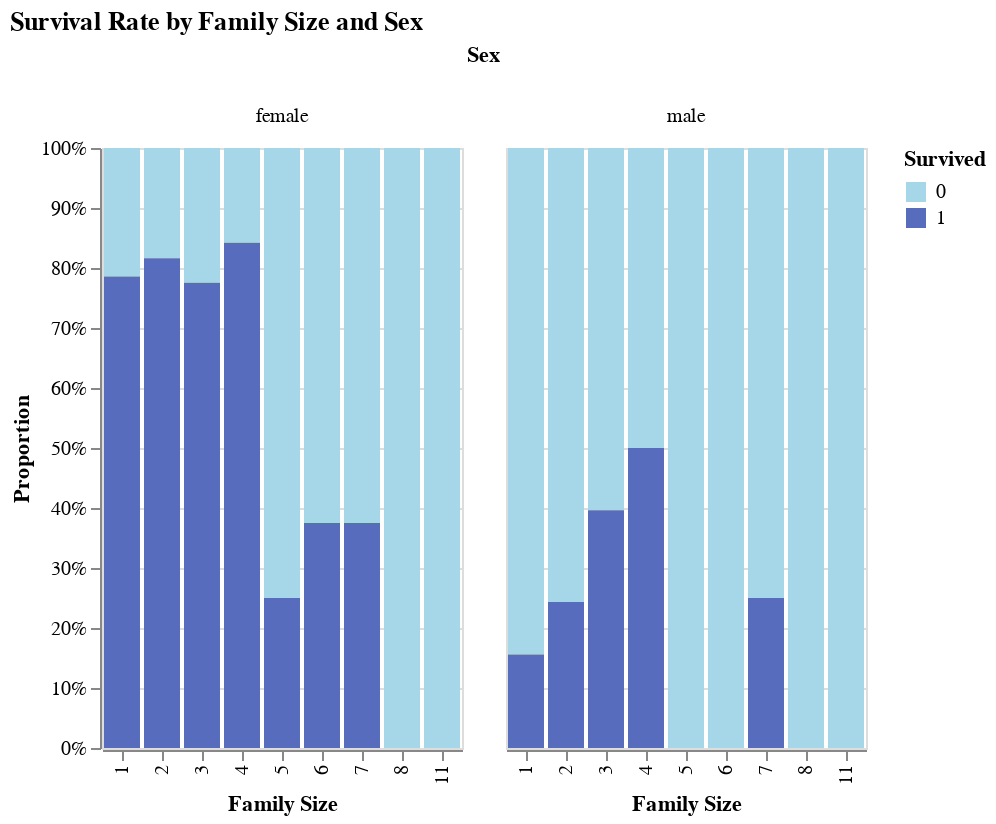

The code cell stored with this chart in its notebook:
### Code cell
ap.barchart_proportions(all_df, x="Family Size", group="Survived", facet="Sex", title="Survival Rate by Family Size and Sex")

### Figure 1 — Vega-Lite specification as saved in the notebook (floating-point values rounded to 4 significant figures)
{"config": {"view": {"continuousWidth": 300, "continuousHeight": 300}}, "data": {"name": "data-aa775902495735824055aff8dd19ab7e"}, "mark": {"type": "bar"}, "encoding": {"color": {"field": "Survived", "scale": {"range": ["#A5D7E8", "#576CBC", "#19376D", "#0b2447"]}, "type": "nominal"}, "column": {"field": "Sex", "title": "Sex", "type": "nominal"}, "x": {"field": "Family Size", "title": "Family Size", "type": "nominal"}, "y": {"axis": {"format": "%"}, "field": "Proportion", "title": "Proportion", "type": "quantitative"}}, "params": [{"name": "param_8", "select": {"type": "interval", "encodings": ["x", "y"]}, "bind": "scales"}], "title": "Survival Rate by Family Size and Sex", "$schema": "https://vega.github.io/schema/vega-lite/v5.20.1.json", "datasets": {"data-aa775902495735824055aff8dd19ab7e": [{"Family Size": 1, "Sex": "female", "Survived": 0.0, "Count": 27, "Total": 126, "Proportion": 0.2143}, {"Family Size": 1, "Sex": "female", "Survived": 1.0, "Count": 99, "Total": 126, "Proportion": 0.7857}, {"Family Size": 1, "Sex": "male", "Survived": 0.0, "Count": 347, "Total": 411, "Proportion": 0.8443}, {"Family Size": 1, "Sex": "male", "Survived": 1.0, "Count": 64, "Total": 411, "Proportion": 0.1557}, {"Family Size": 2, "Sex": "female", "Survived": 0.0, "Count": 16, "Total": 87, "Proportion": 0.1839}, {"Family Size": 2, "Sex": "female", "Survived": 1.0, "Count": 71, "Total": 87, "Proportion": 0.8161}, {"Family Size": 2, "Sex": "male", "Survived": 0.0, "Count": 56, "Total": 74, "Proportion": 0.7568}, {"Family Size": 2, "Sex": "male", "Survived": 1.0, "Count": 18, "Total": 74, "Proportion": 0.2432}, {"Family Size": 3, "Sex": "female", "Survived": 0.0, "Count": 11, "Total": 49, "Proportion": 0.2245}, {"Family Size": 3, "Sex": "female", "Survived": 1.0, "Count": 38, "Total": 49, "Proportion": 0.7755}, {"Family Size": 3, "Sex": "male", "Survived": 0.0, "Count": 32, "Total": 53, "Proportion": 0.6038}, {"Family Size": 3, "Sex": "male", "Survived": 1.0, "Count": 21, "Total": 53, "Proportion": 0.3962}, {"Family Size": 4, "Sex": "female", "Survived": 0.0, "Count": 3, "Total": 19, "Proportion": 0.1579}, {"Family Size": 4, "Sex": "female", "Survived": 1.0, "Count": 16, "Total": 19, "Proportion": 0.8421}, {"Family Size": 4, "Sex": "male", "Survived": 0.0, "Count": 5, "Total": 10, "Proportion": 0.5}, {"Family Size": 4, "Sex": "male", "Survived": 1.0, "Count": 5, "Total": 10, "Proportion": 0.5}, {"Family Size": 5, "Sex": "female", "Survived": 0.0, "Count": 9, "Total": 12, "Proportion": 0.75}, {"Family Size": 5, "Sex": "female", "Survived": 1.0, "Count": 3, "Total": 12, "Proportion": 0.25}, {"Family Size": 5, "Sex": "male", "Survived": 0.0, "Count": 3, "Total": 3, "Proportion": 1.0}, {"Family Size": 6, "Sex": "female", "Survived": 0.0, "Count": 5, "Total": 8, "Proportion": 0.625}, {"Family Size": 6, "Sex": "female", "Survived": 1.0, "Count": 3, "Total": 8, "Proportion": 0.375}, {"Family Size": 6, "Sex": "male", "Survived": 0.0, "Count": 14, "Total": 14, "Proportion": 1.0}, {"Family Size": 7, "Sex": "female", "Survived": 0.0, "Count": 5, "Total": 8, "Proportion": 0.625}, {"Family Size": 7, "Sex": "female", "Survived": 1.0, "Count": 3, "Total": 8, "Proportion": 0.375}, {"Family Size": 7, "Sex": "male", "Survived": 0.0, "Count": 3, "Total": 4, "Proportion": 0.75}, {"Family Size": 7, "Sex": "male", "Survived": 1.0, "Count": 1, "Total": 4, "Proportion": 0.25}, {"Family Size": 8, "Sex": "female", "Survived": 0.0, "Count": 2, "Total": 2, "Proportion": 1.0}, {"Family Size": 8, "Sex": "male", "Survived": 0.0, "Count": 4, "Total": 4, "Proportion": 1.0}, {"Family Size": 11, "Sex": "female", "Survived": 0.0, "Count": 3, "Total": 3, "Proportion": 1.0}, {"Family Size": 11, "Sex": "male", "Survived": 0.0, "Count": 4, "Total": 4, "Proportion": 1.0}]}}
